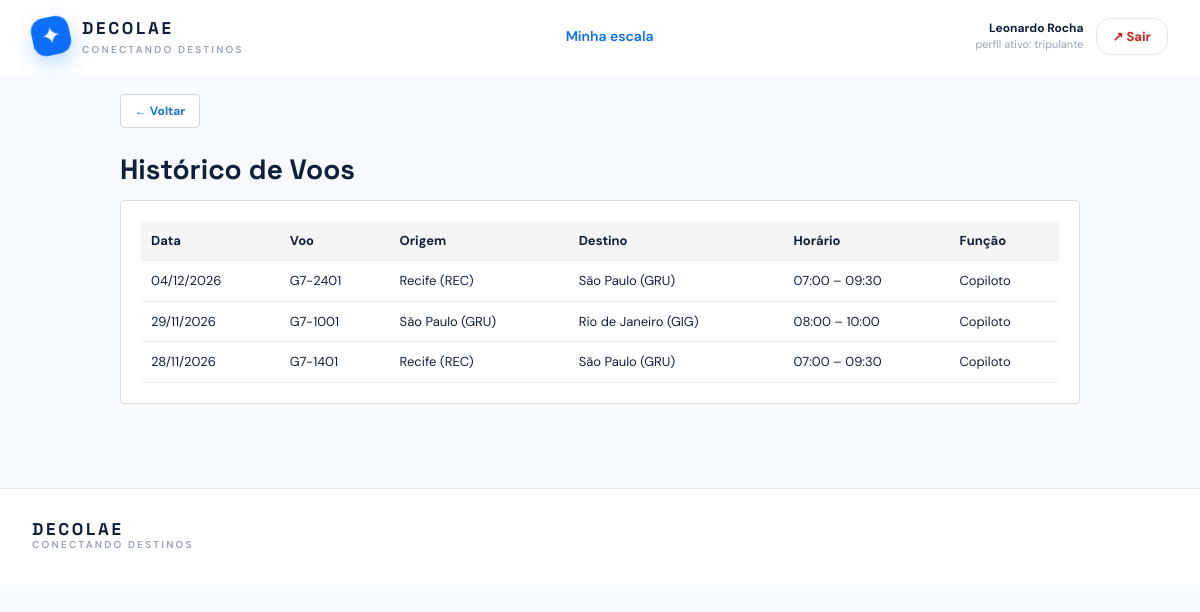
Page /tripulante-historico.php (signed in) on the committed database.
### tables this page shows
CREATE TABLE `usuario` (
  `cpf` char(11) NOT NULL,
  `nome_completo` varchar(120) NOT NULL,
  `email` varchar(160) NOT NULL,
  `senha` varchar(255) NOT NULL,
  `endereco` varchar(255) NOT NULL,
  `telefone` varchar(15) DEFAULT NULL
);

CREATE TABLE `escala` (
  `id` int(10) UNSIGNED NOT NULL,
  `voo_id` int(10) UNSIGNED NOT NULL,
  `tripulante_cpf` char(11) NOT NULL,
  `funcao_tripulante` enum('piloto','copiloto','comissario') NOT NULL
);

CREATE TABLE `voo` (
  `id` int(10) UNSIGNED NOT NULL,
  `numero_voo` varchar(12) NOT NULL,
  `data_voo` date NOT NULL,
  `trajeto_id` int(10) UNSIGNED NOT NULL,
  `aeronave_id` int(10) UNSIGNED NOT NULL,
  `admin_cpf` char(11) NOT NULL,
  `valor_base` decimal(10,2) NOT NULL DEFAULT 649.90,
  `status` enum('programado','embarque','concluido','cancelado') NOT NULL DEFAULT 'programado',
  `data_atualizacao` timestamp NULL DEFAULT current_timestamp() ON UPDATE current_timestamp(),
  `versao` int(10) UNSIGNED DEFAULT 1
);

CREATE TABLE `trajeto` (
  `id` int(10) UNSIGNED NOT NULL,
  `origem` varchar(60) NOT NULL,
  `destino` varchar(60) NOT NULL,
  `h_partida` time NOT NULL,
  `h_chegada` time NOT NULL,
  `gerente_cpf` char(11) NOT NULL
);

### includes/functions.php (called while the page is built, shortened)
<?php
function esc(mixed $valor): string
{
    return htmlspecialchars((string) $valor, ENT_QUOTES, 'UTF-8');
}
function obter_usuario_atual(PDO $conexao): ?array
{
    $cpf = $_SESSION['cpf_usuario'] ?? null;
    $comando = $conexao->prepare(
        'SELECT cpf, nome_completo, email, endereco FROM usuario WHERE cpf = ?'
    );
    $comando->execute([$cpf]);
    $usuario = $comando->fetch();
    $consulta_papeis = "
        SELECT 'gerente' AS papel FROM gerente WHERE cpf = ?
        UNION ALL
        SELECT 'tripulante' FROM tripulante WHERE cpf = ?
        UNION ALL
        SELECT 'admin' FROM admin WHERE cpf = ?
        UNION ALL
        SELECT 'cliente' FROM cliente WHERE cpf = ?
        ORDER BY papel
    ";
    $comando_papeis = $conexao->prepare($consulta_papeis);
    $comando_papeis->execute([$cpf, $cpf, $cpf, $cpf]);
    $usuario['papeis'] = array_column($comando_papeis->fetchAll(), 'papel');
    $usuario['papel_atual'] = $_SESSION['papel_usuario'] ?? null;
    return $usuario;
}
function exigir_autenticacao(PDO $conexao, ?string $papel = null): array
{
    $usuario = obter_usuario_atual($conexao);
    return $usuario;
}
function exigir_papel(PDO $conexao, string $papel): array
{
    return exigir_autenticacao($conexao, $papel);
}

### tripulante-historico.php (the view, shortened to what this page needs)
<?php
require_once __DIR__ . '/includes/functions.php';
require_once __DIR__ . '/includes/layout.php';
$conexao_pdo = db();
$usuario_logado = exigir_papel($conexao_pdo, 'tripulante');
$comando = $conexao_pdo->prepare(
    "SELECT v.numero_voo, v.data_voo, t.origem, t.destino, t.h_partida, t.h_chegada,
            e.funcao_tripulante
     FROM escala e
     JOIN voo v ON v.id = e.voo_id
     JOIN trajeto t ON t.id = v.trajeto_id
     WHERE e.tripulante_cpf = ?
     ORDER BY v.data_voo DESC, t.h_partida DESC"
);
$comando->execute([$usuario_logado['cpf']]);
$voos = $comando->fetchAll();
$nomes_funcoes = ['piloto' => 'Piloto', 'copiloto' => 'Copiloto', 'comissario' => 'Comissário'];
renderizar_cabecalho('Histórico de voos', $usuario_logado);
?>
<div class="pagina-tripulante">
  <a class="botao-pequeno" href="tripulante.php" style="margin-bottom: 20px;">← Voltar</a>
  <h1 class="titulo-pagina titulo-pagina-compacto">Histórico de Voos</h1>
  <?php if ($voos): ?>
    <div class="cartao-formulario" style="overflow-x: auto;">
      <table class="tabela-operacional">
        <thead>
          <tr>
            <th>Data</th>
            <th>Voo</th>
            <th>Origem</th>
            <th>Destino</th>
            <th>Horário</th>
            <th>Função</th>
          </tr>
        </thead>
        <tbody>
          <?php foreach ($voos as $voo): ?>
            <tr>
              <td><?= esc((new DateTime($voo['data_voo']))->format('d/m/Y')) ?></td>
              <td><?= esc($voo['numero_voo']) ?></td>
              <td><?= esc($voo['origem']) ?></td>
              <td><?= esc($voo['destino']) ?></td>
              <td><?= esc(substr($voo['h_partida'], 0, 5)) ?> – <?= esc(substr($voo['h_chegada'], 0, 5)) ?></td>
              <td><?= esc($nomes_funcoes[$voo['funcao_tripulante']] ?? $voo['funcao_tripulante']) ?></td>
            </tr>
          <?php endforeach; ?>
        </tbody>
      </table>
    </div>
  <?php else: ?>
    <div class="estado-vazio-escala">
      <p>Nenhum voo no seu histórico.</p>
    </div>
  <?php endif; ?>
</div>
<?php renderizar_rodape(); ?>

### includes/layout.php (shortened to what this page needs)
<?php
function renderizar_cabecalho(string $titulo, ?array $usuario = null): void
{
    $papel_ativo = $usuario['papel_atual'] ?? null;
    ?>
<!doctype html>
<html lang="pt-BR">
<head>
    <script src="https://cdn.tailwindcss.com"></script>
    <link rel="stylesheet" href="assets/css/app.css?v=<?= filemtime(__DIR__ . '/../assets/css/app.css') ?>">
</head>
<body class="bg-[#f7faff] text-ink antialiased">
<header class="sticky top-0 z-30 border-b border-white/60 bg-white/90 backdrop-blur">
    <div class="mx-auto flex max-w-7xl items-center justify-between px-5 py-4 lg:px-8">
        <a href="index.php" class="flex items-center gap-3" aria-label="Página inicial">
            <span class="brand-mark">✦</span>
            <span>
                <span class="brand-name">DECOLAE</span>
                <span class="hidden text-[10px] font-semibold uppercase tracking-[.22em] text-slate-400 sm:block">
                    conectando destinos
                </span>
            </span>
        </a>
        <nav class="hidden items-center gap-6 text-sm font-semibold text-slate-500 md:flex">
            <?php if ($papel_ativo === 'tripulante'): ?>
                <a class="nav-link active" href="tripulante.php">Minha escala</a>
            <?php endif; ?>
        </nav>
        <div class="flex items-center gap-3">
            <?php if ($usuario): ?>
                <div class="hidden text-right sm:block">
                    <p class="text-xs font-bold text-ink">
                        <?= esc($usuario['nome_completo']) ?>
                    </p>
                    <p class="text-[11px] text-slate-400">
                        perfil ativo: <?= esc($papel_ativo ?? '—') ?>
                    </p>
                </div>
                <a class="secondary-btn botao-perigo px-4 py-2" href="logout.php">↗ Sair</a>
            <?php endif; ?>
        </div>
    </div>
</header>
<main>
<?php
}
function renderizar_rodape(): void
{
    ?>
</main>
<footer class="mt-16 border-t border-slate-200 bg-white">
    <div class="mx-auto flex max-w-7xl flex-col gap-3 px-5 py-8 text-xs text-slate-500 sm:flex-row sm:items-center sm:justify-between lg:px-8">
        <p>
            <span class="brand-name">DECOLAE</span>
            <span class="block text-[10px] font-semibold uppercase tracking-[.22em] text-slate-400">
                conectando destinos
            </span>
        </p>
    </div>
</footer>
</body>
</html>
<?php
}

### assets/css/app.css (style rules this page uses)
:root { --ink: #10203a; --navy: #102d52; --ocean: #0d6efd; --sky: #eaf5ff; --coral: #ff6b4a; }
* { box-sizing: border-box; }
body { font-family: 'DM Sans', sans-serif; }
.font-display, h1, h2, h3, .brand-name { font-family: 'Space Grotesk', sans-serif; }
.brand-mark { display: grid; width: 38px; height: 38px; place-items: center; border-radius: 13px; background: var(--ocean); color: #fff; font-size: 24px; transform: rotate(-12deg); box-shadow: 0 9px 20px rgba(13, 110, 253, .25); }
.brand-name { display: block; color: var(--ink); font-size: 17px; font-weight: 700; letter-spacing: .16em; }
.nav-link { transition: color .2s ease; }
.nav-link:hover, .nav-link.active { color: var(--ocean); }
.primary-btn, .secondary-btn { display: inline-flex; align-items: center; justify-content: center; gap: 12px; border-radius: 14px; padding: 0 21px; font-size: 13px; font-weight: 800; transition: transform .2s, box-shadow .2s, background .2s; }
.secondary-btn { border: 1px solid #dce8f4; background: #fff; padding-top: 12px; padding-bottom: 12px; color: var(--ocean); }
.pagina-gerencia, .pagina-administracao, .pagina-tripulante { max-width: 1200px; margin: 0 auto; padding: 20px; }
.pagina-tripulante { max-width: 1000px; }
.titulo-pagina { margin: 0 0 20px; font-size: 28px; font-weight: bold; }
.titulo-pagina-compacto { margin-bottom: 10px; }
.cartao-formulario { border: 1px solid #ddd; border-radius: 4px; background: #fff; padding: 20px; }
.tabela-operacional { width: 100%; border-collapse: collapse; font-size: 13px; }
.tabela-operacional th, .tabela-operacional td { border-bottom: 1px solid #eee; padding: 10px; text-align: left; }
.tabela-operacional th { background: #f5f5f5; font-weight: bold; }
.botao-perigo { color: #c62828; cursor: pointer; }
.botao-pequeno { display: inline-flex; align-items: center; justify-content: center; border: 1px solid #d0d7de; border-radius: 4px; background: #fff; padding: 7px 14px; color: #1976d2; font-size: 12px; font-weight: bold; text-decoration: none; cursor: pointer; }

### rows in the picture
usuario: nome_completo "Leonardo Rocha"
escala: voo.data_voo "04/12/2026", voo.numero_voo "G7-2401", trajeto.origem "Recife (REC)", trajeto.destino "São Paulo (GRU)", trajeto.h_partida "07:00", trajeto.h_chegada "09:30", funcao_tripulante "Copiloto"
escala: voo.data_voo "29/11/2026", voo.numero_voo "G7-1001", trajeto.origem "São Paulo (GRU)", trajeto.destino "Rio de Janeiro (GIG)", trajeto.h_partida "08:00", trajeto.h_chegada "10:00", funcao_tripulante "Copiloto"
escala: voo.data_voo "28/11/2026", voo.numero_voo "G7-1401", trajeto.origem "Recife (REC)", trajeto.destino "São Paulo (GRU)", trajeto.h_partida "07:00", trajeto.h_chegada "09:30", funcao_tripulante "Copiloto"

### other values in the picture
$papel_ativo "tripulante"
